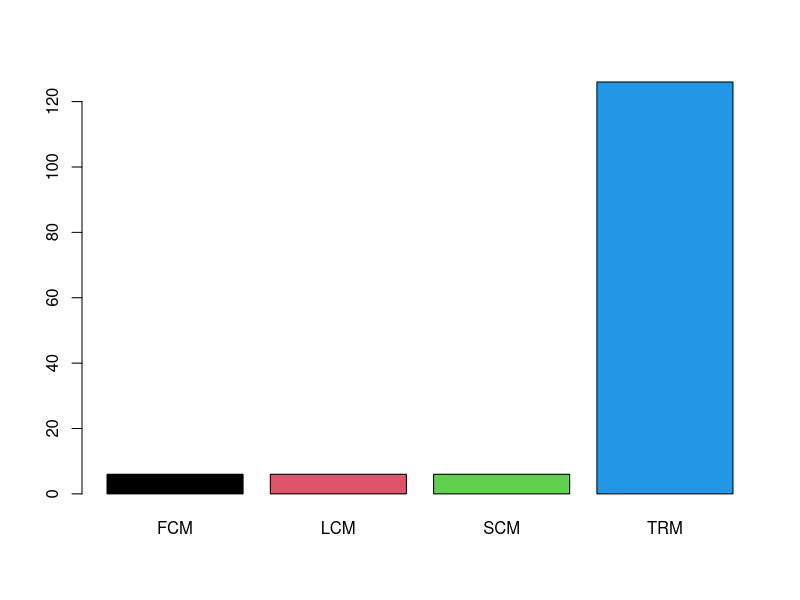
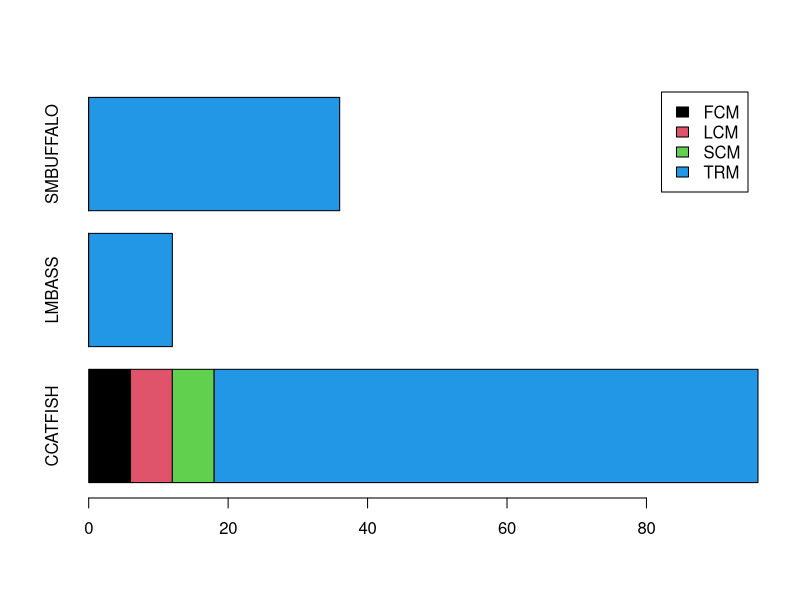
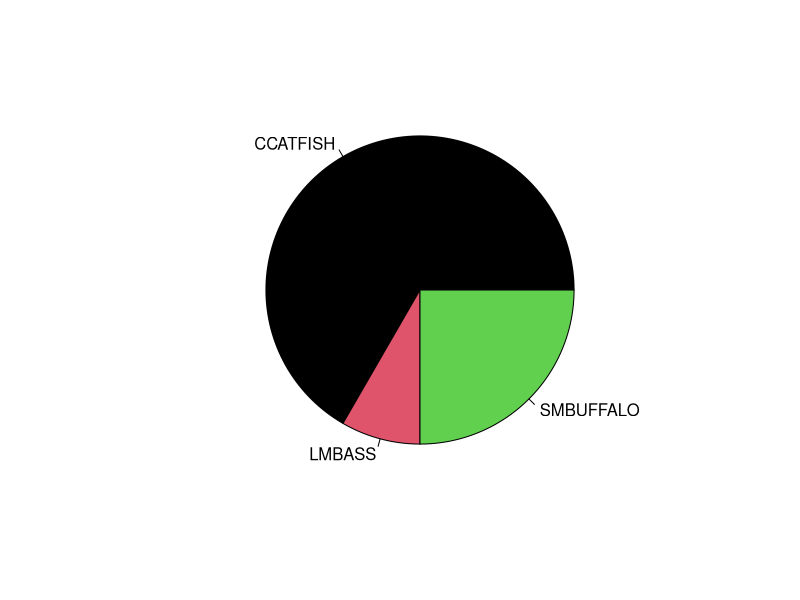
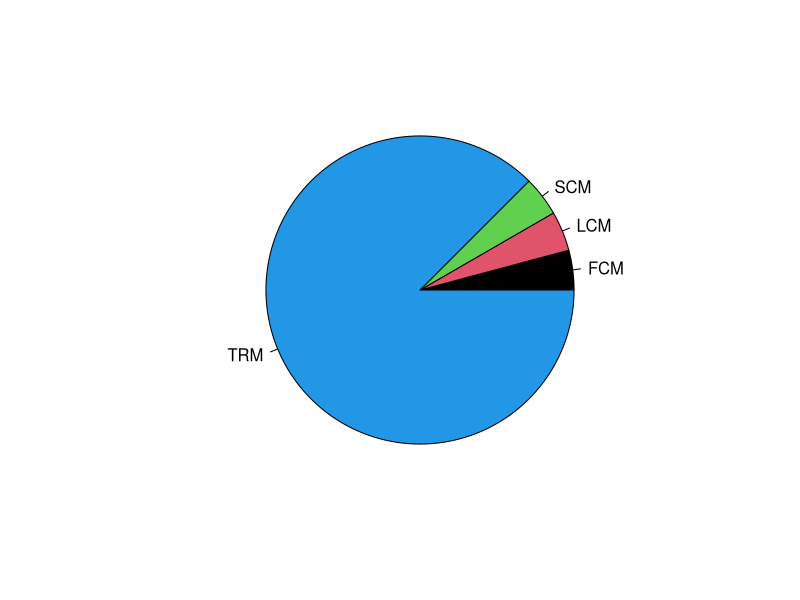

Write the R code that produced these figures, in order.
## ---- chunk 1
knitr::opts_chunk$set(echo = TRUE)
## ---- chunk 2
getwd()
## ---- chunk 3
ddt <- read.csv("DDT.csv")
head(ddt)
## ---- chunk 4
table(ddt$SPECIES)
## ---- chunk 5
ddtLMB800=with(ddt, ddt[WEIGHT>800 & SPECIES=="LMBASS",])
head(ddtLMB800)
## ---- chunk 6
ddtSCM4=with(ddt, ddt[DDT>4.0 & RIVER=="SCM",])
head(ddtSCM4)
## ---- chunk 7
mean(ddt$LENGTH)
## ---- chunk 8
sd(ddt$WEIGHT)
## ---- chunk 9
table(ddt$RIVER)
## ---- chunk 10
barplot(table(ddt$RIVER), col = 1:4)
## ---- chunk 11
table(ddt$RIVER,ddt$SPECIES)
## ---- chunk 12
barplot(table(ddt$RIVER,ddt$SPECIES), col = 1:5,horiz = TRUE,legend.text = TRUE)
## ---- chunk 13
sp=with(ddt,table(SPECIES))
  pie(sp,col=1:3)
## ---- chunk 14
sp=with(ddt,table(RIVER))
  pie(sp,col=1:4)
